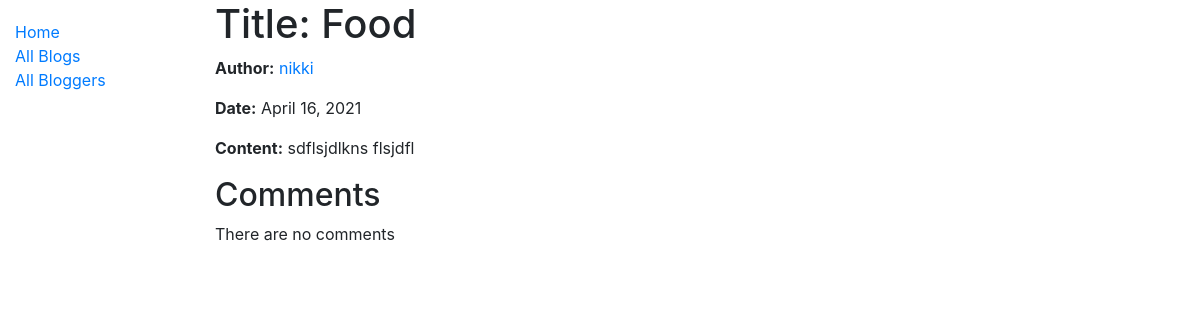
The app's page /blog/4 with its own data.
### blog/models.py (models this page shows, shortened)
class Blog(models.Model):
    title = models.CharField(max_length=200, help_text='Enter a tite of blog')
    blog_author = models.ForeignKey('Blogger', on_delete=models.SET_NULL, null=True)
    content = models.TextField(max_length=1000, blank=True)
    post_date = models.DateField(null=True, blank=True)

class Blogger(models.Model):
    name = models.OneToOneField(User, on_delete=models.CASCADE, null=True)
    bio_information = models.TextField(max_length=1000, help_text='Enter a biographical information about the blogger/author')
    def __str__(self):
        return f'{self.name}'

### blog/views.py (the view)
# urls.py: path('<int:pk>', views.BlogDetailView.as_view(), name='blog-detail'),
class BlogDetailView(generic.DetailView):
    model = Blog

### blog/templates/blog/blog_detail.html
{% extends "base_generic.html" %}
{% block content %}
  <h1>Title: {{ blog.title }}</h1>
  <p><strong>Author:</strong> <a href="">{{ blog.blog_author }}</a></p>
  <p><strong>Date:</strong> {{ blog.post_date }}</p>
  <p><strong>Content:</strong> {{ blog.content }}</p>
  <h2>Comments</h2>
    {% if blog.comment_set.all.count == 0 %}
        <p>There are no comments</p>
    {% else %}
        <ul>
            {% for comment in blog.comment_set.all %}
                <li>{{ comment.description }}</li>
            {% endfor %}
        </ul>
    {%endif%}
{% endblock %}

### records on screen
Blog: title "Food", blog_author "nikki", post_date "April 16, 2021", content "sdflsjdlkns flsjdfl"
